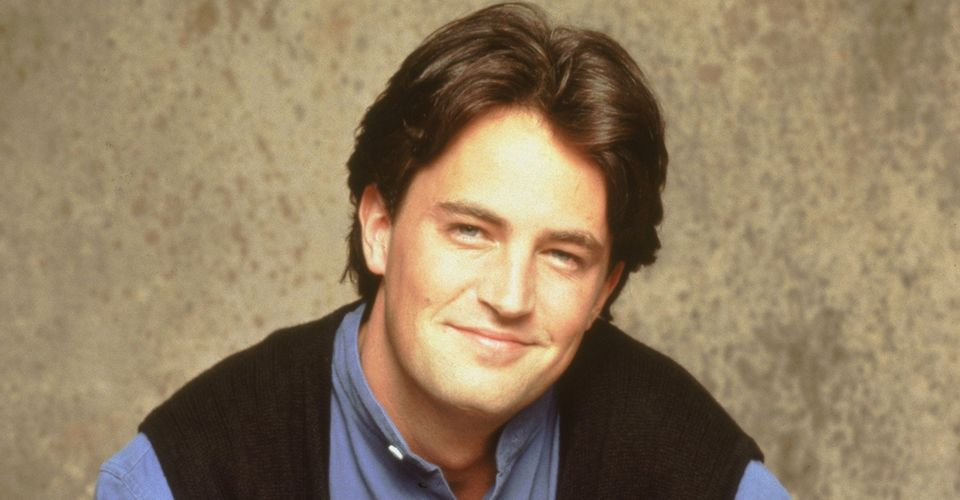
#> input picture Chandler.jpg, 960 x 500 px
$ python '4 Essential functions.py'
#> lines starting #> are read from the running program, lines starting #| are printed output that depends on the picture; after the words box and inside, x2 and y2 are one past the last pixel; in counts of white or black regions, pixels touching at a corner belong together
import cv2 as cv
img = cv.imread('Chandler.jpg')
#> img is the input picture: shape (500, 960, 3); mean B, G, R 97.2, 125.1, 144.4

# convert to gray
gray = cv.cvtColor(img,cv.COLOR_BGR2GRAY)
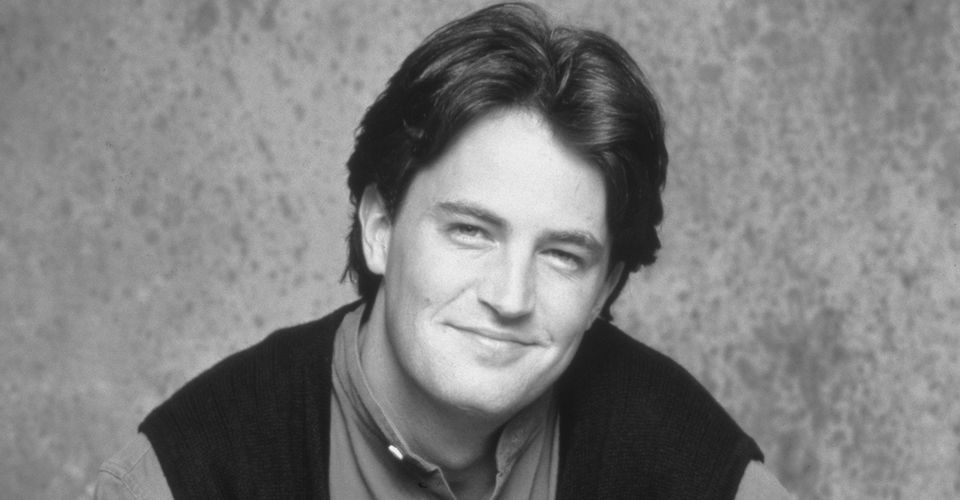
#> gray: shape (500, 960); min 19, max 249, mean 127.7
cv.imshow('gray',gray)
cv.waitKey(0)

#blur
blur = cv.GaussianBlur(img,(11,11),cv.BORDER_DEFAULT)
cv.imshow('blur',blur)

# Edge cascade
canny = cv.Canny(img,125,175)
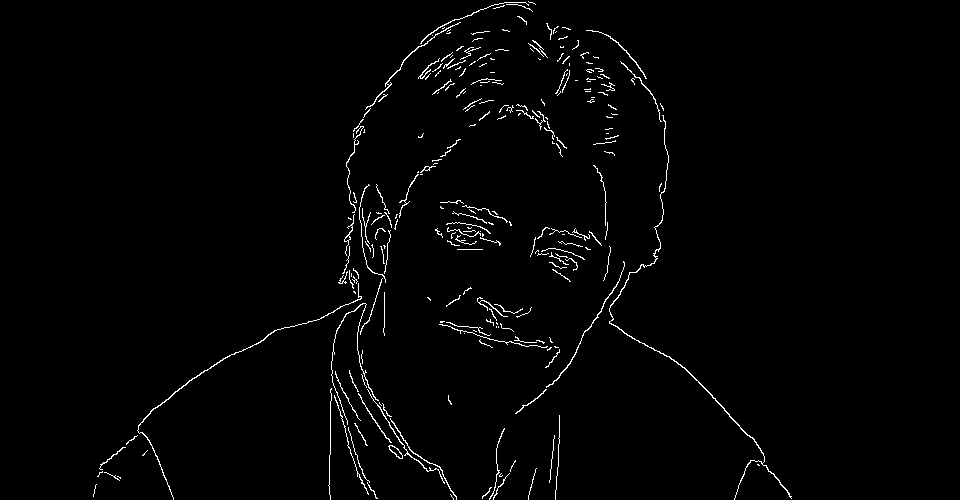
#> canny: shape (500, 960); 1.6% white in thin lines or dots, all inside (x1, y1, x2, y2) = (93, 1, 792, 500)
cv.imshow('edge',canny)

# Dialating image
canny = cv.Canny(img,125,175)
dilated = cv.dilate(canny,(7,7),iterations=5)
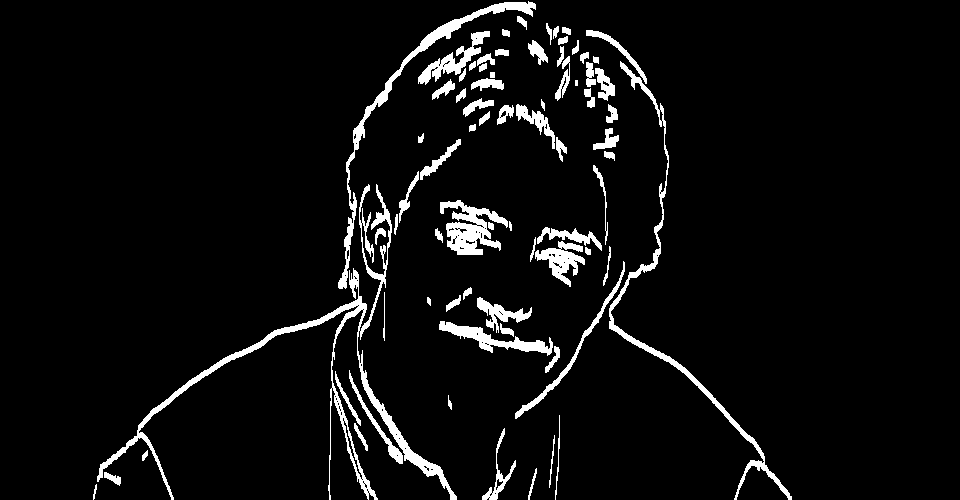
#> dilated: shape (500, 960); 5.4% white; 75 white regions (1 under 20 px), largest, box (x1, y1, x2, y2) and area: (97, 184, 457, 500) 5835, (609, 61, 792, 500) 2630, (338, 1, 536, 289) 2462
cv.imshow('dilated',dilated)

# Eroding = dilated + edge
canny = cv.Canny(img,125,175)
dilated = cv.dilate(canny,(7,7),iterations=5)
erode = cv.erode(dilated,(3,3),iterations=2)
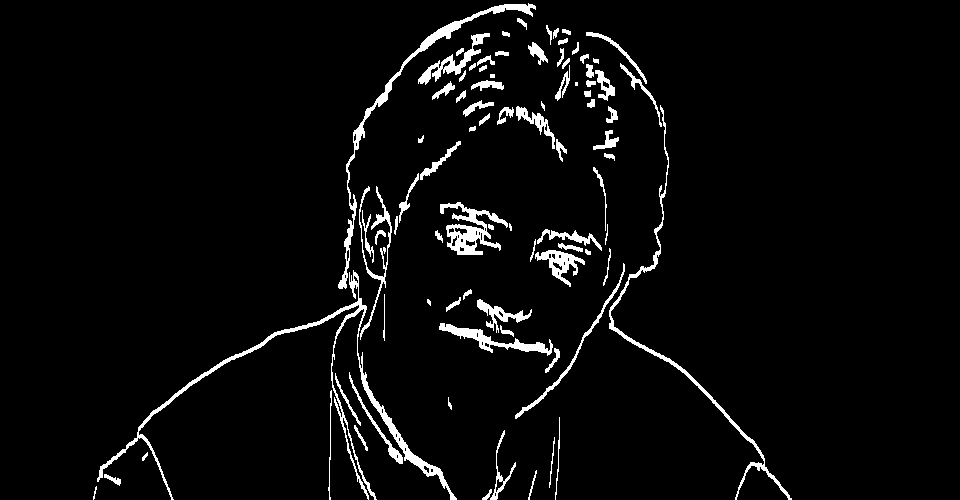
#> erode: shape (500, 960); 4.1% white; 86 white regions (3 under 20 px), largest, box (x1, y1, x2, y2) and area: (97, 270, 457, 500) 3478, (338, 3, 536, 289) 1978, (609, 105, 792, 500) 1686
cv.imshow('erode',erode)

# Resize
resizes = cv.resize(img,(400,400),interpolation=cv.INTER_AREA)
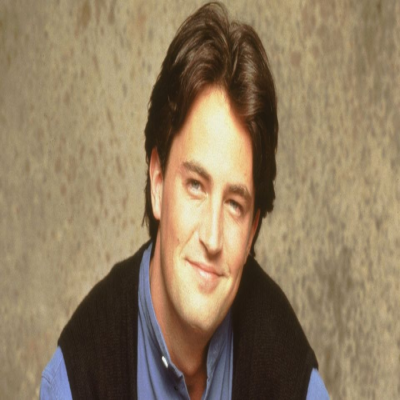
#> resizes: shape (400, 400, 3); mean B, G, R 97.2, 125.1, 144.4
cv.imshow('resize',resizes)

#cropd
crop = img[50:200,200:400]
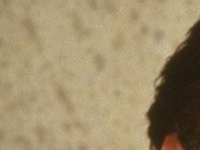
#> crop: shape (150, 200, 3); mean B, G, R 107.2, 141.4, 158.4
cv.imshow('crop',crop)
cv.waitKey(0)
